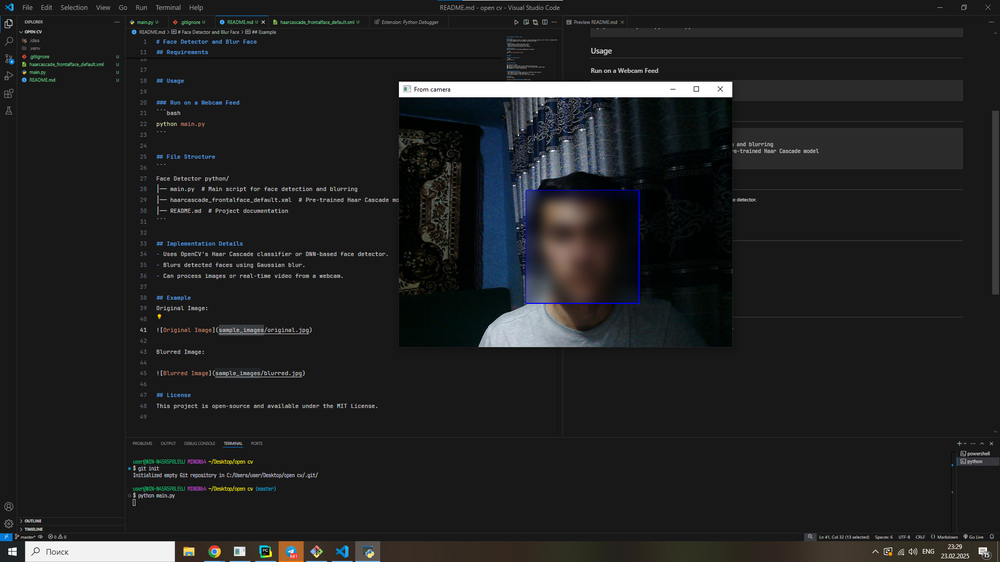
#> input picture image.png, 1000 x 562 px, shrunk from 1920 x 1080 before the run, given in place of the camera
$ python main.py
#> lines starting #> are read from the running program, lines starting #| are printed output that depends on the picture; after the words box and inside, x2 and y2 are one past the last pixel; in counts of white or black regions, pixels touching at a corner belong together
import cv2

def blur_face(img):
    (h, w) = img.shape[:2]
    dW = max(1, (w // 3) | 1)
    dH = max(1, (h // 3) | 1)
    return cv2.GaussianBlur(img, (dW, dH), 0)

capture = cv2.VideoCapture(0)
face = cv2.CascadeClassifier('haarcascade_frontalface_default.xml')

while True:
    ret, img = capture.read()
#> img is the input picture: shape (562, 1000, 3); mean B, G, R 33, 32.5, 31.8
    if not ret:
        break

    gray = cv2.cvtColor(img, cv2.COLOR_BGR2GRAY)
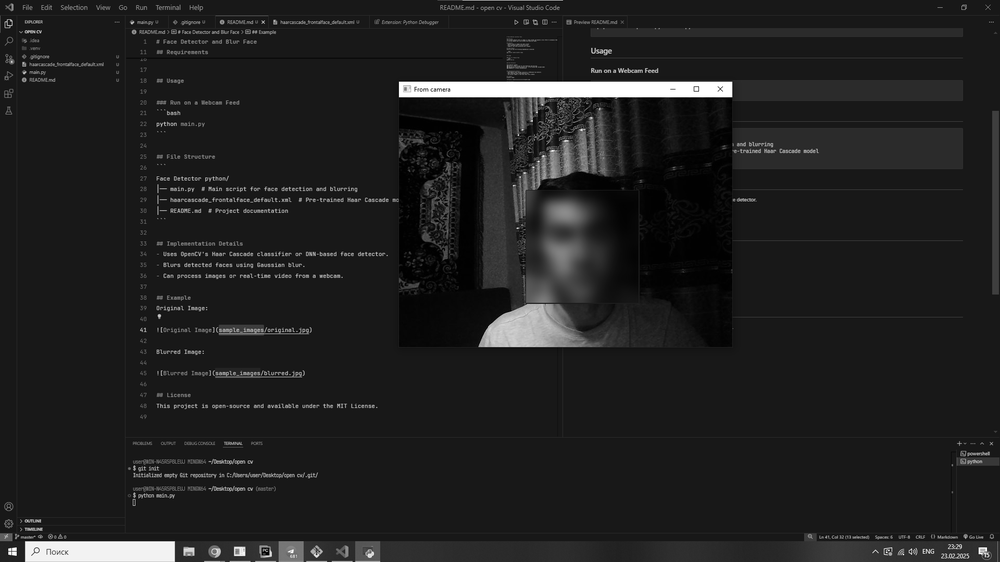
#> gray: shape (562, 1000); min 0, max 255, mean 32.4
    faces = face.detectMultiScale(gray, scaleFactor=2, minNeighbors=5, minSize=(20, 20))
#> faces = [[531, 197, 96, 96]]

    for (x, y, w, h) in faces:
        cv2.rectangle(img, (x, y), (x + w, y + h), (255, 0, 0), 2)
        img[y:y+h, x:x+w] = blur_face(img[y:y+h, x:x+w])
#> this loop made 1 pass
#> (x, y, dW in blur_face, dH in blur_face) on pass 1: (531, 197, 33, 33)
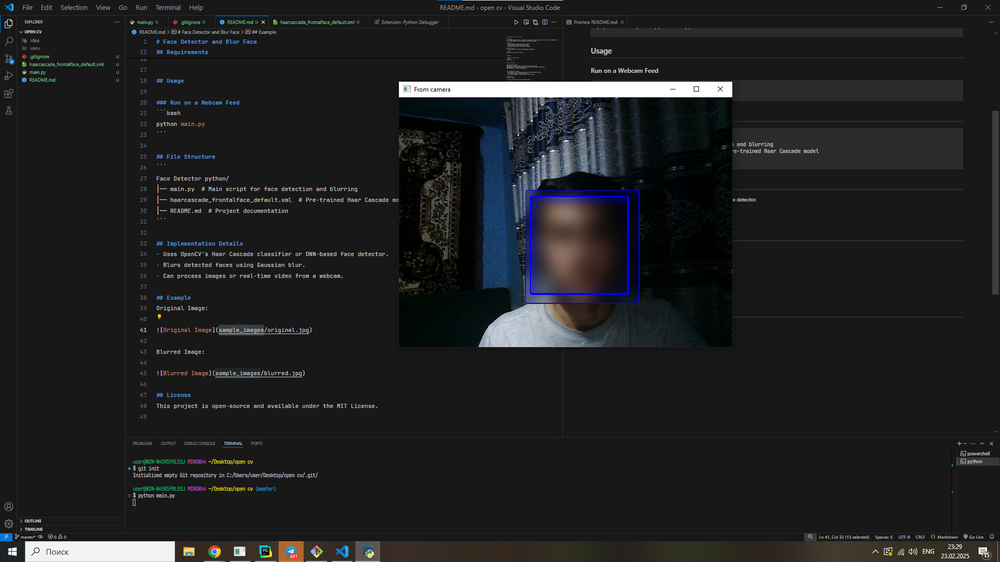
#> img: shape (562, 1000, 3); 1.73% of pixels changed, all inside (x1, y1, x2, y2) = (530, 196, 629, 295)

    cv2.imshow('From camera', img)
    if cv2.waitKey(1) & 0xFF == 27:
#> (key Esc is pressed here)
        break

capture.release()
cv2.destroyAllWindows()
